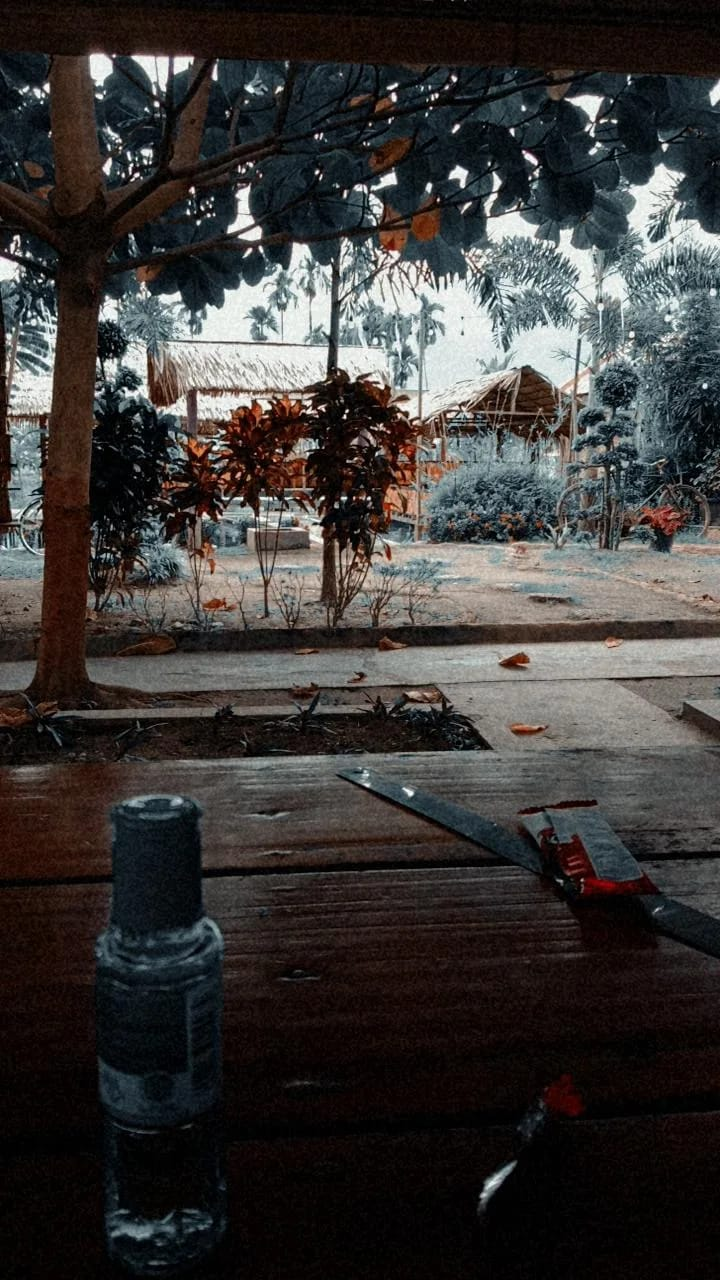
#> input picture gambar/1_6.jpg, 720 x 1280 px
$ jupyter execute --allow-errors '1908107010015_Waliam Mursyida_prak6.ipynb'
#> lines starting #> are read from the running program, lines starting #| are printed output that depends on the picture; after the words box and inside, x2 and y2 are one past the last pixel; in counts of white or black regions, pixels touching at a corner belong together
#> `keypoints1, descriptors1 = orb.detectAndCompute(img1, None)`: keypoints1 = (); descriptors1 = None
#> `keypoints2, descriptors2 = orb.detectAndCompute(img2, None)`: keypoints2 = (); descriptors2 = None
#> `matches = bf.match(descriptors1, descriptors2)`: matches = ()
#> `matches = sorted(matches, key = lambda x:x.distance)`: matches = []
# Praktikum Visi Komputer
## Modul ke-6

## Membuat citra panorama

Pada modul ini, kita akan mempelajari bagaimana cara menjahit/stitch beberapa citra dari scene/pemandangan yang sama untuk membuat citra panorama (*panoramic image*). Fotografi panorama merupakan teknik yang mengkombinasikan beberapa citra dari kamera yang berotasi untuk membentuk satu foto yang lebar. Ianya dapat menangkap citra secara horizontal maupun vertikal. Proses untuk mengkombinasikan banyak citra untuk menghasilkan panorama disebut sebagai *image stitching*.

### Memadankan keypoint descriptor

Pada modul yang lalu, kita telah mempelajari cara untuk mengekstraksi keypoint menggunakan beberapa metode. Hal tersebut akan berguna pada proses pemadanan citra (*image matching*). Mari kita lihat gambar bus sekolah berikut.

[](https://im.ge/i/Tkawif)

Kemudian gambar berikut merupakan citra yang sama namun hanya sebagian saja serta dirotasi 90 derjat berlawanan arah jarum jam. Kita sebagai manusia dengan mudahnya mengenal gambar tersebut sama sebab otak kita tidak terpengaruh (*invariant*) terhadap scaling dan rotasi.

[](https://im.ge/i/Tka6cm)

Tujuan kita di sini yaitu ingin memadankan keypoint descriptor. Berikut code programnya.

[cell 1]
#Memadankan keypoint descriptor
import sys
import cv2
import numpy as np

def draw_matches(img1, keypoints1, img2, keypoints2, matches):
    rows1, cols1 = img1.shape[:2]
    rows2, cols2 = img2.shape[:2]

    # Create a new output image that concatenates the two images together
    output_img = np.zeros((max([rows1,rows2]), cols1+cols2, 3), dtype='uint8')
    output_img[:rows1, :cols1, :] = np.dstack([img1, img1, img1])
    output_img[:rows2, cols1:cols1+cols2, :] = np.dstack([img2, img2, img2])

    # Draw connecting lines between matching keypoints
    for match in matches:
        # Get the matching keypoints for each of the images
        img1_idx = match.queryIdx
        img2_idx = match.trainIdx

        (x1, y1) = keypoints1[img1_idx].pt
        (x2, y2) = keypoints2[img2_idx].pt

        # Draw a small circle at both co-ordinates and then draw a line
        radius = 4
        colour = (0,255,0) # green
        thickness = 1
        cv2.circle(output_img, (int(x1),int(y1)), radius, colour, thickness)
        cv2.circle(output_img, (int(x2)+cols1,int(y2)), radius, colour, thickness)
        cv2.line(output_img, (int(x1),int(y1)), (int(x2)+cols1,int(y2)), colour, thickness)
    return output_img

#> (the rest of this cell did not finish here and is left out)

### Bagaimana cara kita memadankan keypoint?

Pada kode program sebelumnya, kita menggunakan detector ORB untuk melakukan ekstraksi fitur/keypoint. Setelah keypoint berhasil diekstrak, lalu kita gunakan *Brute Force matcher* untuk memadankan descriptor. Brute Force matcher ini bekerja secara sederhana yaitu dengan langsung memadankan semua descriptor pada citra pertama dengan semua descriptor pada citra kedua, dan kita pilih yang terdekat. Untuk memilih descriptor yang terdekat, di sini kita gunakan jarak Hamming sebagai metric pengukuran:

`bf = cv2.BFMatcher(cv2.NORM_HAMMING, crossCheck=True)`

Argumen kedua yaitu variabel Boolean. Jika bernilai True, maka *matcher* hanya mengembalikan keypoint yang terdekat dari keduanya. Hal ini bermakna jika ada (i,j) sebagai padanan, maka kita bisa pastikan bahwa descriptor ke-i pada citra pertama memiliki padanan terdekat descriptor ke-j pada citra kedua, begitu juga sebaliknya. Hal ini akan meningkatkan konsistensi dan kehandalan dari *descriptor matching*

### Memahami objek matcher

Perhatikan baris berikut:

`matches = bf.match(descriptors1, descriptors2)`

Variabel matches akan menyimpan objek DMatch. Jika kita melakukan iterasi pada objek Dmatch, maka setiap item memiliki atribut:
- item.distance: atribut ini mengembalikan jarak antara descriptor. Jarak yang singkat mengindikasikan padanan yang lebih baik
- item.trainIdx: atribut ini mengembalikan indeks dari descriptor pada data list descriptor latihan (pada contoh di atas, list descriptor dari citra yang lengkap)
- item.queryIdx: atribut ini mengembalikan index dari descriptor pada data list descriptor query (pada contoh di atas, list descriptor dari potongan bus terbalik)
- item.imgIdx: atribut ini mengembalikan indeks dari citra latih.

### Menggambar keypoint yang sepadan

Sesudah kita paham bagaimana cara mengakses atribut-atribut pada objek matcher, maka atribut itu dapat digunakan untuk menggambar keypoint yang sepadan. Sebenarnya OpenCV 3.0 sudah menyediakan fungsi yang dapat langsung menggambar keypoint yang sepada. Namun pada contoh di atas, diberikan langkah-langkah penggambarannya.

Pertama dibuat satu citra besar yang dapat memuat kedua gambar secara bersisian.

`output_img = np.zeros((max([rows1,rows2]), cols1+cols2, 3), dtype='uint8')`

Pada kode program di atas, banyaknya baris diberikan nilai yang lebih besar dari 2 nilai baris yang masing-masing berasal dari citra latih dan citra query. Sedangkan banyaknya kolom merupakan jumlah dari 2 nilai kolom yang berasal dari kedua citra. Kemudian, untuk setiap list item yang sepadan, kita ekstrak lokasi dari keypoint yang sepadan, seperti pada kode berikut:

`(x1, y1) = keypoints1[img1_idx].pt
(x2, y2) = keypoints2[img2_idx].pt`

Berikutnya kita tinggal menggambar lingkaran pada titik tersebut untuk menunjukkan lokasinya dan menggambar garis yang menghubungkan kedua titik.

### Membuat citra panorama

Setelah kita membahas tentang keypoint dan padanannya, maka kita akan gunakan hal tersebut dalam membuat citra panorama. Jadi di sini kita akan bekerja dengan citra yang berasal dari pemandangan pada kawasan yang sama namun memiliki bagian yang mirip. Sehingga dengan menggunakan bagian yang mirip tersebut maka kita akan melakukan *image stitching* untuk menghasilkan citra panorama.

Untuk membuat citra panorama, terdapat beberapa hal yang perlu dilakukan seperti:
- deteksi keypoint
- local invariant descriptors (seperti SIFT, SURF, ORB)
- feature matching (pemadanan fitur/keypoint)
- estimasi homography menggunakan RANSAC
- perspective warping

[cell 2]
#import library, jika ada yg belum ada pada komputer anda, maka lakukan pip install

import cv2
import numpy as np
import matplotlib.pyplot as plt
import imageio
import imutils
cv2.ocl.setUseOpenCL(False)

[cell 3]
# default di sini yang digunakan adalah orb dan bf
feature_extractor = 'orb' # one of 'sift', 'surf', 'brisk', 'orb'
feature_matching = 'bf'

#> (a cell that did not finish here is left out)

[cell 5]
#fungsi untuk memastikan algoritma fitur descriptor yang akan digunakan
# [21 lines left out: function detectAndDescribe, not called in this run]

#> (a cell that did not finish here is left out)

[cell 7]
# tampilkan keypoint dan fitur yang terdeteksi pada kedua citra
fig, (ax1,ax2) = plt.subplots(nrows=1, ncols=2, figsize=(20,8), constrained_layout=False)
#> (the rest of this cell did not finish here and is left out)

[cell 8]
#Fungsi untuk memastikan brute force dengan algoritma distance apa yang akan digunakan
# [8 lines left out: function createMatcher, not called in this run]

[cell 9]
#Fungsi untuk memadankan fitur dari kedua citra lalu mengurutkan berdasarkan jarak
# [11 lines left out: function matchKeyPointsBF, not called in this run]

[cell 10]
#Fungsi menggunakan algoritma kNN untuk memilih jarak terdekat, di sini dipakai k=2
# [14 lines left out: function matchKeyPointsKNN, not called in this run]

[cell 11]
#Fungsi untuk menggambar padanan fitur
print("Using: {} feature matcher".format(feature_matching))

fig = plt.figure(figsize=(20,8))

#> (the rest of this cell did not finish here and is left out)

[cell 12]
#Fungsi untuk mencari homografi berdasarkan padanan fitur yang ditemukan
#dengan mengambil titik-titik dari kedua citra dan mengekstrak matriks transformasi
# [18 lines left out: function getHomography, not called in this run]

#> (a cell that did not finish here is left out)

#> (a cell that did not finish here is left out)

#> (a cell that did not finish here is left out)

#> (a cell that did not finish here is left out)

[cell 17]
#Latihan 2
#Ambil foto pemandangan sekitar anda menggunakan kamera HP, ambil 2 atau 3 gambar
#dengan pemandangan yang sama dengan bagian yang mirip, lalu lakukan image stitching dan
#crop image

trainImg = imageio.imread('./gambar/1_6.jpg')
#> trainImg is the input picture: shape (1280, 720, 3); mean R, G, B 59.7, 57.2, 55.9
trainImg_gray = cv2.cvtColor(trainImg, cv2.COLOR_RGB2GRAY)

# Gambar Hasil Sebelumnya
queryImg = imageio.imread('./gambar/2_6.jpg')
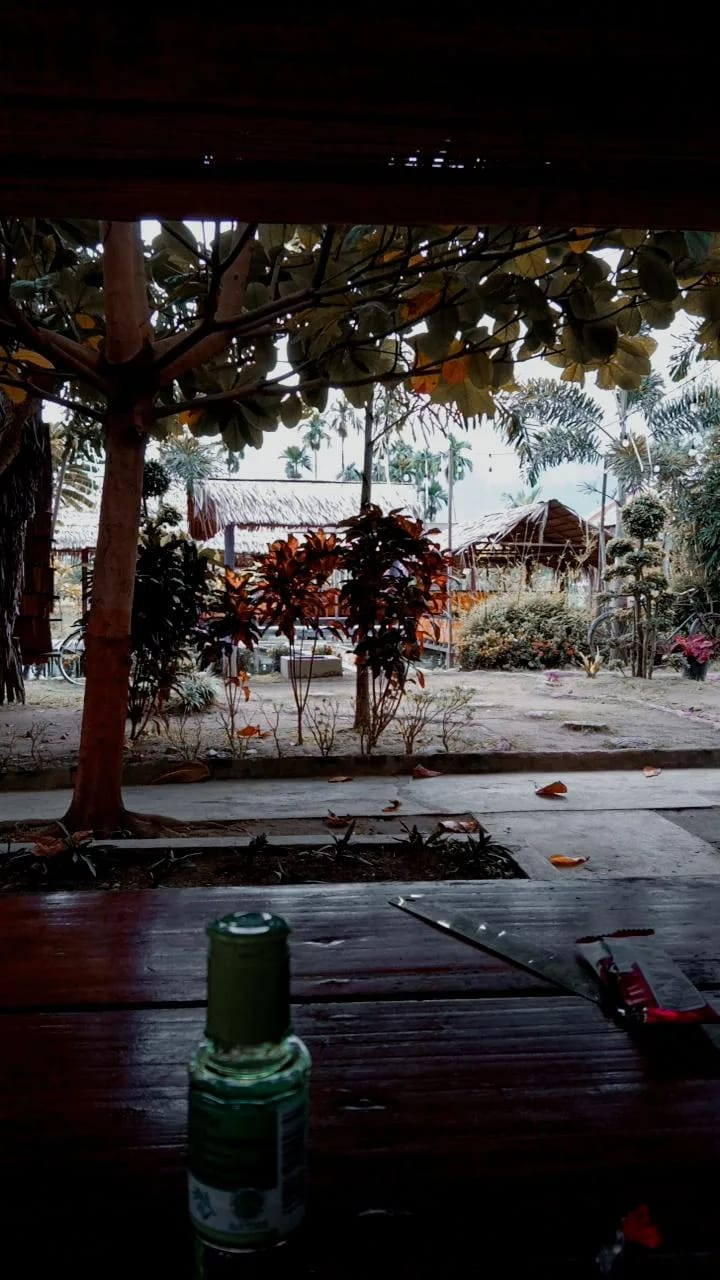
#> input picture gambar/2_6.jpg, 720 x 1280 px
#> queryImg is the input picture: shape (1280, 720, 3); mean R, G, B 51.4, 47.3, 46.8
queryImg_gray = cv2.cvtColor(queryImg, cv2.COLOR_RGB2GRAY)
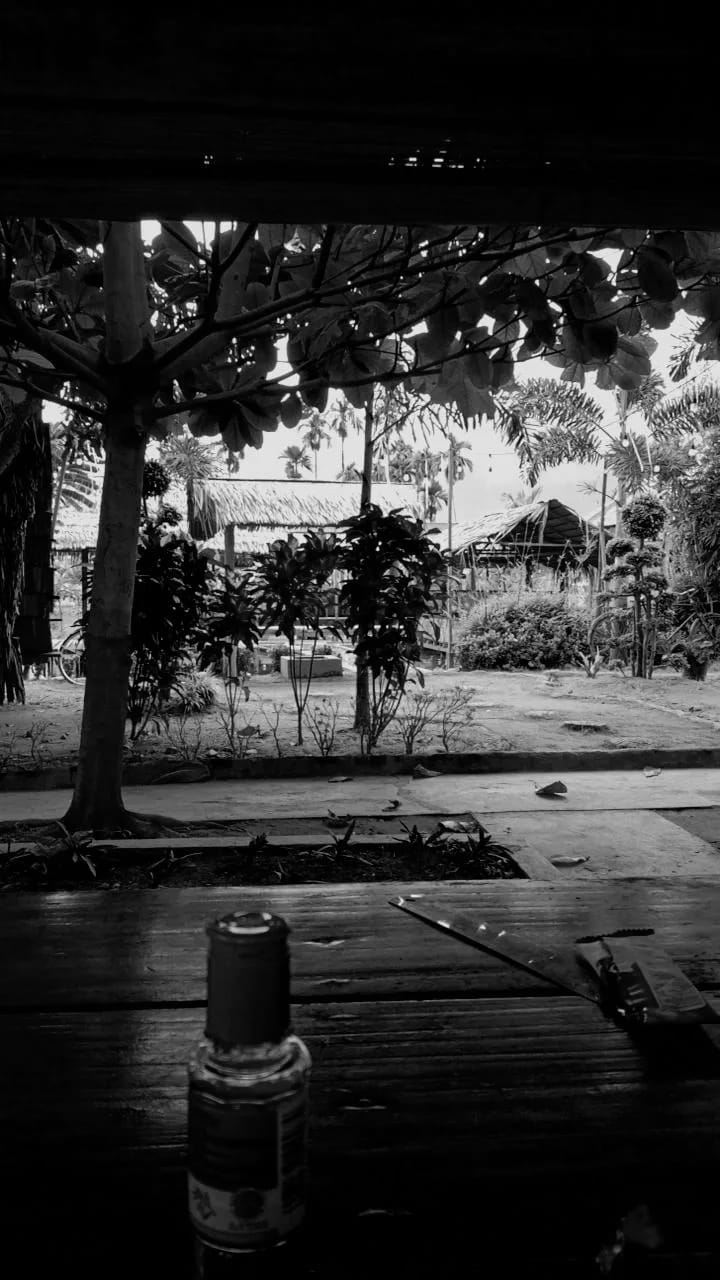
#> queryImg_gray: shape (1280, 720); min 0, max 254, mean 48.5

def detectAndDescribe(image, method=None):
    """
    Compute key points and feature descriptors using an specific method
    """
#> called with method = 'orb'

    assert method is not None, "You need to define a feature detection method. Values are: 'sift', 'surf'"

    if method == 'sift':
        descriptor = cv2.xfeatures2d.SIFT_create()
    elif method == 'surf':
        descriptor = cv2.xfeatures2d.SURF_create()
    elif method == 'brisk':
        descriptor = cv2.BRISK_create()
    elif method == 'orb':
        descriptor = cv2.ORB_create()

    (kps, features) = descriptor.detectAndCompute(image, None)
#> kps = 500 keypoints; strongest (x, y, size): (344, 417, 31), (317, 171, 31), (454, 80, 31), (40, 281, 31)

    return (kps, features)

kpsA, featuresA = detectAndDescribe(trainImg_gray, method=feature_extractor)
#> kpsA has the same summary as kps in detectAndDescribe
kpsB, featuresB = detectAndDescribe(queryImg_gray, method=feature_extractor)
#> in detectAndDescribe (call 2), `(kps, features) = descriptor.detectAndCompute(image, None)`: kps = 500 keypoints; strongest (x, y, size): (351, 322, 31), (537, 281, 31), (377, 549, 31), (288, 315, 31)
#> kpsB has the same summary as kps in detectAndDescribe

def createMatcher(method,crossCheck):
    "Create and return a Matcher Object"

    if method == 'sift' or method == 'surf':
        bf = cv2.BFMatcher(cv2.NORM_L2, crossCheck=crossCheck)
    elif method == 'orb' or method == 'brisk':
        bf = cv2.BFMatcher(cv2.NORM_HAMMING, crossCheck=crossCheck)
    return bf

def matchKeyPointsBF(featuresA, featuresB, method):
#> called with method = 'orb'
    bf = createMatcher(method, crossCheck=True)
    best_matches = bf.match(featuresA,featuresB)
#> best_matches = 269 matches
    rawMatches = sorted(best_matches, key = lambda x:x.distance)
#> rawMatches = 269 matches
    return rawMatches

# [9 lines left out: function matchKeyPointsKNN, not called in this run]

if feature_matching == 'bf':
    matches = matchKeyPointsBF(featuresA, featuresB, method=feature_extractor)
#> matches = 269 matches
    img3 = cv2.drawMatches(trainImg,kpsA,queryImg,kpsB,matches[:100],
                           None,flags=cv2.DrawMatchesFlags_NOT_DRAW_SINGLE_POINTS)
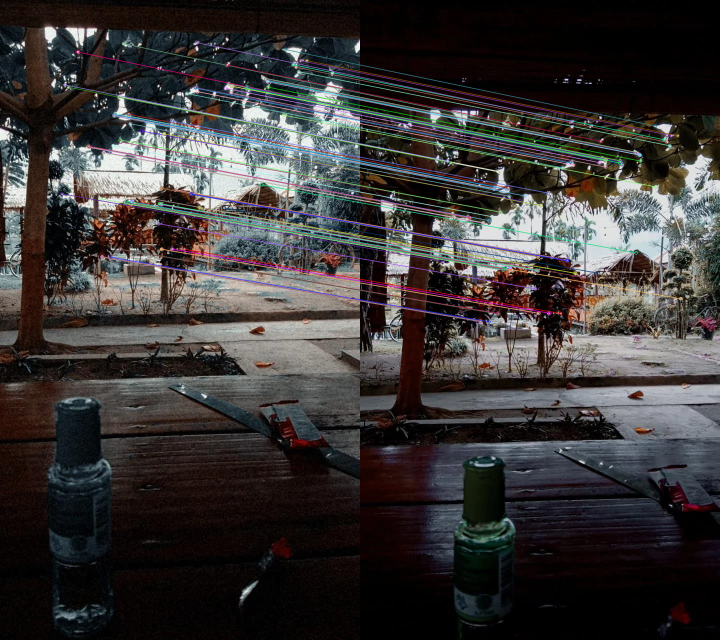
#> img3: shape (1280, 1440, 3) (shown at 1/2 size); mean R, G, B 57.6, 54.7, 54.3
elif feature_matching == 'knn':
    matches = matchKeyPointsKNN(featuresA, featuresB, ratio=0.75, method=feature_extractor)
    img3 = cv2.drawMatches(trainImg,kpsA,queryImg,kpsB,np.random.choice(matches,100),
                           None,flags=cv2.DrawMatchesFlags_NOT_DRAW_SINGLE_POINTS)

def getHomography(kpsA, kpsB, featuresA, featuresB, matches, reprojThresh):
#> called with reprojThresh = 4
    kpsA = np.float32([kp.pt for kp in kpsA])
#> kpsA = 500 pairs, first value 38 to 666, second value 57.02 to 528.5
    kpsB = np.float32([kp.pt for kp in kpsB])
#> kpsB = 500 pairs, first value 43 to 656.4, second value 158.4 to 655.2

    if len(matches) > 4:
        ptsA = np.float32([kpsA[m.queryIdx] for m in matches])
#> ptsA = 269 pairs, first value 40 to 663.6, second value 57.02 to 528.5
        ptsB = np.float32([kpsB[m.trainIdx] for m in matches])
#> ptsB = 269 pairs, first value 81.6 to 656.4, second value 158.4 to 655.2

        (H, status) = cv2.findHomography(ptsA, ptsB, cv2.RANSAC,
            reprojThresh)
#> H = [[0.922, -0.0324, 58.12], [-0.0175, 0.867, 171.6], [-2.02e-05, -7.95e-05, 1]]; status = 269 values, max 1 at index 0, min 0 at index 109, mean 0.933

        return (matches, H, status)
    else:
        return None

M = getHomography(kpsA, kpsB, featuresA, featuresB, matches, reprojThresh=4)
#> M = 3 matches
if M is None:
    print("Error!")
(matches, H, status) = M

width = trainImg.shape[1] + queryImg.shape[1]
#> width = 1440
height = trainImg.shape[0] + queryImg.shape[0]
#> height = 2560

result = cv2.warpPerspective(trainImg, H, (width, height))
result[0:queryImg.shape[0], 0:queryImg.shape[1]] = queryImg
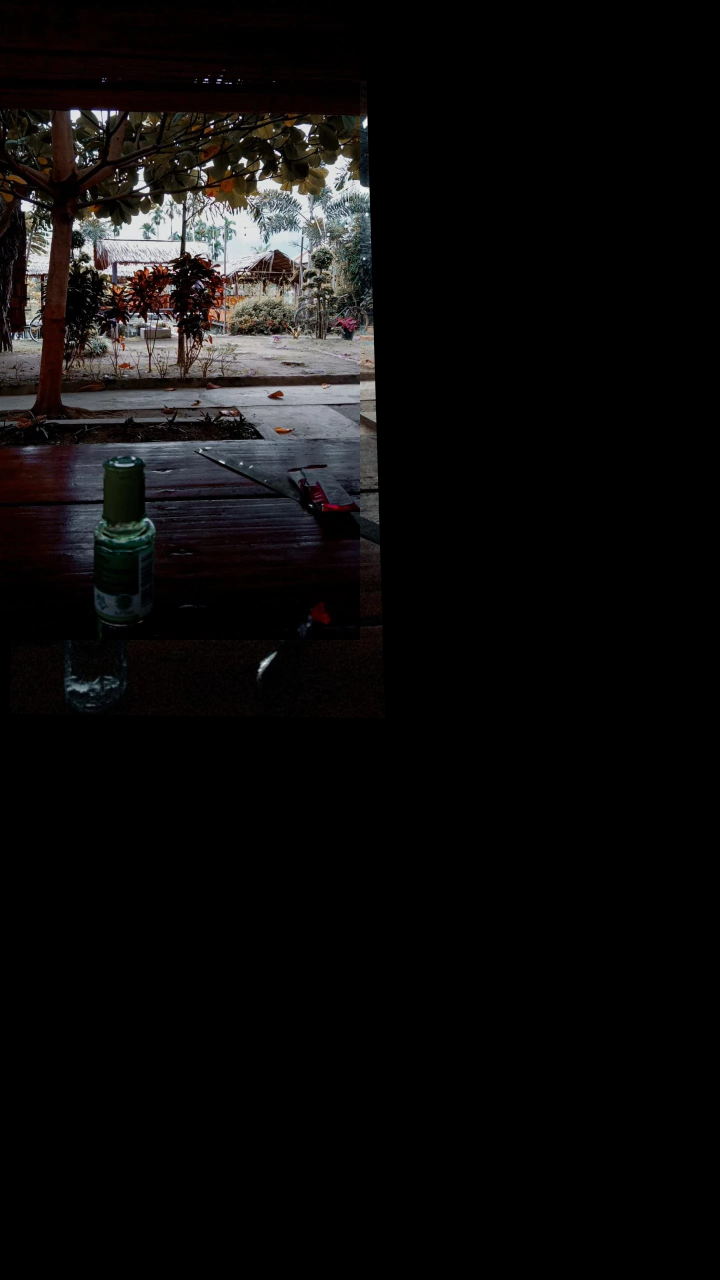
#> result: shape (2560, 1440, 3) (shown at 1/2 size); mean R, G, B 13.6, 12.5, 12.4

gray = cv2.cvtColor(result, cv2.COLOR_BGR2GRAY)
thresh = cv2.threshold(gray, 0, 255, cv2.THRESH_BINARY)[1]
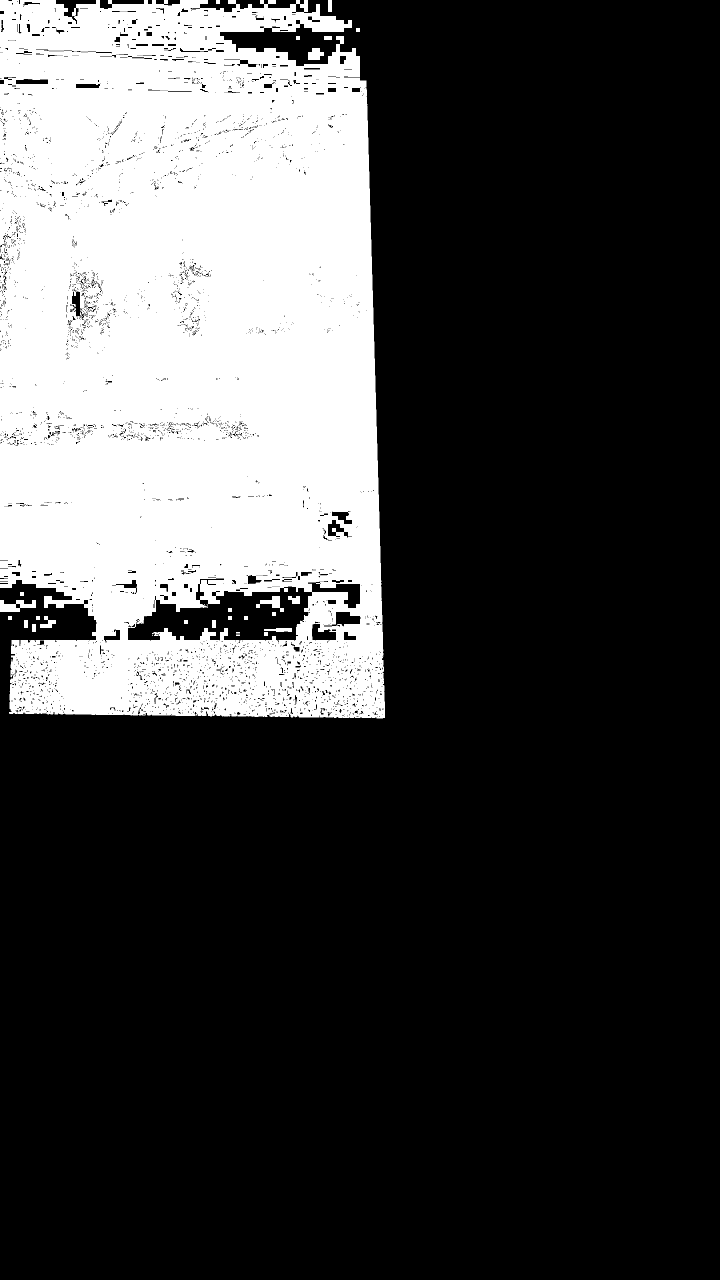
#> thresh: shape (2560, 1440) (shown at 1/2 size); 26.5% white; 31 white regions (5 under 20 px)

cnts = cv2.findContours(thresh.copy(), cv2.RETR_EXTERNAL, cv2.CHAIN_APPROX_SIMPLE)
#> cnts = 14 contours; largest, box (x1, y1, x2, y2) and area: (0, 0, 770, 1437) 1026024, (0, 1200, 72, 1224) 1044, (616, 96, 648, 120) 522, (80, 1232, 112, 1256) 323, (656, 0, 664, 24) 161
cnts = imutils.grab_contours(cnts)

c = max(cnts, key=cv2.contourArea)
#> c = contour of 1023 points, box (x1, y1, x2, y2) (0, 0, 770, 1437), area 1026024

(x, y, w, h) = cv2.boundingRect(c)
#> x = 0; y = 0; w = 770; h = 1437

result = result[y:y + h, x:x + w]
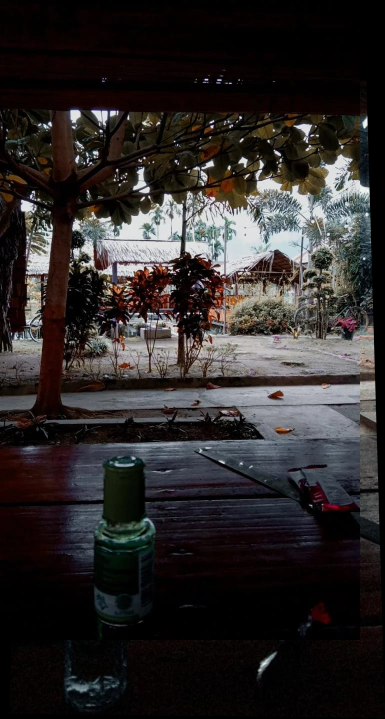
#> result: shape (1437, 770, 3) (shown at 1/2 size); mean R, G, B 45.4, 41.7, 41.3

plt.imshow(result)
